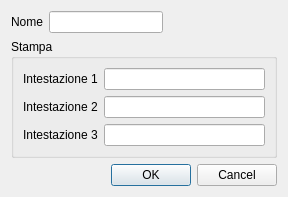
<?xml version="1.0" encoding="UTF-8"?>
<ui version="4.0">
 <class>DestinazioneStampa</class>
 <widget class="QDialog" name="DestinazioneStampa">
  <property name="windowModality">
   <enum>Qt::ApplicationModal</enum>
  </property>
  <property name="geometry">
   <rect>
    <x>0</x>
    <y>0</y>
    <width>288</width>
    <height>186</height>
   </rect>
  </property>
  <property name="windowTitle">
   <string>Destinazione Stampa</string>
  </property>
  <layout class="QVBoxLayout" name="verticalLayout">
   <item>
    <layout class="QHBoxLayout" name="horizontalLayout">
     <property name="spacing">
      <number>6</number>
     </property>
     <item>
      <widget class="QLabel" name="label">
       <property name="text">
        <string>Nome</string>
       </property>
      </widget>
     </item>
     <item>
      <widget class="QLineEdit" name="nomeTxt">
       <property name="maxLength">
        <number>25</number>
       </property>
      </widget>
     </item>
     <item>
      <spacer name="horizontalSpacer">
       <property name="orientation">
        <enum>Qt::Horizontal</enum>
       </property>
       <property name="sizeHint" stdset="0">
        <size>
         <width>40</width>
         <height>20</height>
        </size>
       </property>
      </spacer>
     </item>
    </layout>
   </item>
   <item>
    <widget class="QGroupBox" name="groupBox_3">
     <property name="title">
      <string>Stampa</string>
     </property>
     <layout class="QVBoxLayout" name="verticalLayout_2">
      <item>
       <layout class="QHBoxLayout" name="horizontalLayout_2">
        <item>
         <widget class="QLabel" name="label_2">
          <property name="text">
           <string>Intestazione 1</string>
          </property>
         </widget>
        </item>
        <item>
         <widget class="QLineEdit" name="intestazione1Txt"/>
        </item>
       </layout>
      </item>
      <item>
       <layout class="QHBoxLayout" name="horizontalLayout_3">
        <item>
         <widget class="QLabel" name="label_3">
          <property name="text">
           <string>Intestazione 2</string>
          </property>
         </widget>
        </item>
        <item>
         <widget class="QLineEdit" name="intestazione2Txt"/>
        </item>
       </layout>
      </item>
      <item>
       <layout class="QHBoxLayout" name="horizontalLayout_4">
        <item>
         <widget class="QLabel" name="label_4">
          <property name="text">
           <string>Intestazione 3</string>
          </property>
         </widget>
        </item>
        <item>
         <widget class="QLineEdit" name="intestazione3Txt"/>
        </item>
       </layout>
      </item>
     </layout>
    </widget>
   </item>
   <item>
    <widget class="QDialogButtonBox" name="buttonBox">
     <property name="standardButtons">
      <set>QDialogButtonBox::Cancel|QDialogButtonBox::Ok</set>
     </property>
    </widget>
   </item>
  </layout>
 </widget>
 <resources/>
 <connections/>
</ui>
